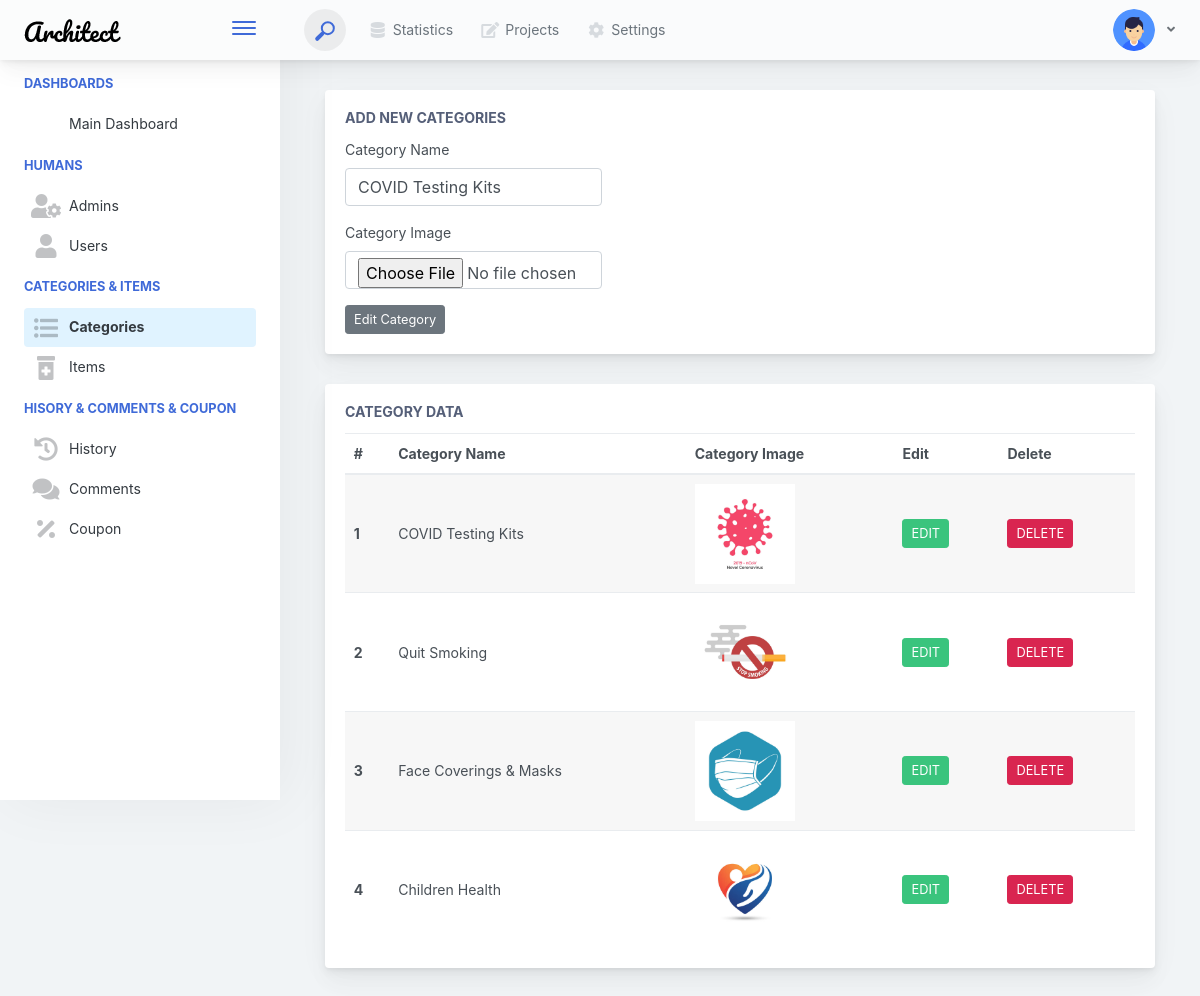
/admin/manage_categories.php?method=edit&&id=1 (signed in), run on the app's committed database.
### tables this page shows
CREATE TABLE `category` (
  `cat_id` int(11) NOT NULL,
  `cat_name` varchar(50) DEFAULT NULL,
  `cat_image` text DEFAULT NULL
);

### admin/manage_categories.php (the view, shortened to what this page needs)
<?php
include("includes/config.php");
if(isset($_GET["method"])){
    if($_GET["method"]=="edit"){
         $id_edit=$_GET["id"];
        $select_edit="SELECT * FROM category WHERE cat_id=$id_edit";
        $query_select_edit=mysqli_query($conn,$select_edit);
        $row_edit=mysqli_fetch_assoc($query_select_edit);
        $u_category_name  =$row_edit["cat_name"];
        $u_category_image =$row_edit["cat_image"];
    }
    if(isset($_POST["edit_btn"])){
        $rand=rand(1111,9999);
        $destination="assets/categories_images/".$rand.$_FILES["category_image"]["name"];
        $u_category_name  =$_POST["category_name"];
        $u_category_image =$rand.$_FILES["category_image"]["name"];
        $edit="UPDATE category SET cat_name='$u_category_name',cat_image='$u_category_image'
               WHERE cat_id=$id_edit" ;
        $queryedit=mysqli_query($conn,$edit);
        if(move_uploaded_file($_FILES["category_image"]["tmp_name"],$destination)){
            $_SESSION["status"] = "YOUR DATA IS ADD" ;
            $_SESSION["status_code"] ="success";
            header("location:manage_categories.php");
            }
            else{
                $_SESSION["status"] = "YOUR DATA IS NOT ADD" ;
                $_SESSION["status_code"] ="error";
                header("location:manage_categories.php");
            }
    }}
?>
<?php include("includes/header.php");  ?>
<div class="app-main">
<?php include("includes/sidebar.php"); ?>
    <div class="app-main__outer">
        <div class="app-main__inner">
            <div class="col">
                <div class="main-card mb-3 card">
                    <div class="card-body">
                        <h5 class="card-title">Add New Categories</h5>
                        <form class="needs-validation" novalidate  method="post" enctype="multipart/form-data">
                            <div class="form-row">
                                <div class="col-md-4 mb-3">
                                    <label for="validationCustom01">Category Name</label>
                                    <input type="text" name="category_name" value="<?php echo @$u_category_name; ?>" class="form-control" id="validationCustom01" placeholder="Category Name" required>
                                </div>
                            </div>
                            <div class="form-row">
                                <div class="col-md-4 mb-3">
                                    <label for="validationCustom01">Category Image</label>
                                    <input type="file" name="category_image" value="<?php echo $u_category_image; ?>" class="form-control" id="validationCustom01"   required>
                                </div>
                            </div>
                            <input type="submit" name="edit_btn" style="display:<?php echo (@$_GET["method"]=="edit")?'':'none'; ?>" class="btn btn-secondary btn-sm" value="Edit Category">
                        </form>
                    </div>
                </div>
            </div>
            <div class="col-lg-12">
                <div class="main-card mb-3 card">
                    <div class="card-body">
                        <h5 class="card-title">Category Data</h5>
                        <table class="mb-0 table table-striped">
                            <thead>
                                <tr>
                                    <th>#</th>
                                    <th>Category Name</th>
                                    <th>Category Image</th>
                                    <th>Edit</th>
                                    <th>Delete</th>
                                </tr>
                            </thead>
                            <tbody>
                            <?php
                                 $select_cat="SELECT * FROM category ";
                                $query_cat=mysqli_query($conn,$select_cat);
                                while($row_cat=mysqli_fetch_assoc($query_cat)){ ?>
                                <tr>
                                    <th scope="row"><?php echo $row_cat["cat_id"]; ?></th>
                                    <td><?php echo $row_cat["cat_name"]; ?></td>
                                    <td><img src="assets/categories_images/<?php echo $row_cat["cat_image"]; ?>" width="100px" height="100px" alt="" srcset=""></td>
                                    <td>
                                        <div class="table-data-feature">
                                                           <a href="manage_categories.php?method=edit&&id=<?php echo $row_cat["cat_id"];?>">
                                                           <button  type="submit" name="edit_btn" class="btn btn-success btn-sm"> EDIT</button>
                                                        </a>
                                </td>
                                <td>
                                                            <a href="manage_categories.php?method=delete&&id=<?php echo $row_cat["cat_id"];?>">
                                                            <button type="submit" name="delete_admin" class="btn btn-danger btn-sm"> DELETE</button>
                                                        </a>
                                                    </div>
                                <?php }?>
                    </div>
                </div>
            </div>

### data on the page
category: category_name "COVID Testing Kits", cat_id "1", cat_name "COVID Testing Kits", cat_image (picture)
category: cat_id "2", cat_name "Quit Smoking", cat_image (picture)
category: cat_id "3", cat_name "Face Coverings & Masks", cat_image (picture)
category: cat_id "4", cat_name "Children Health", cat_image (picture)
